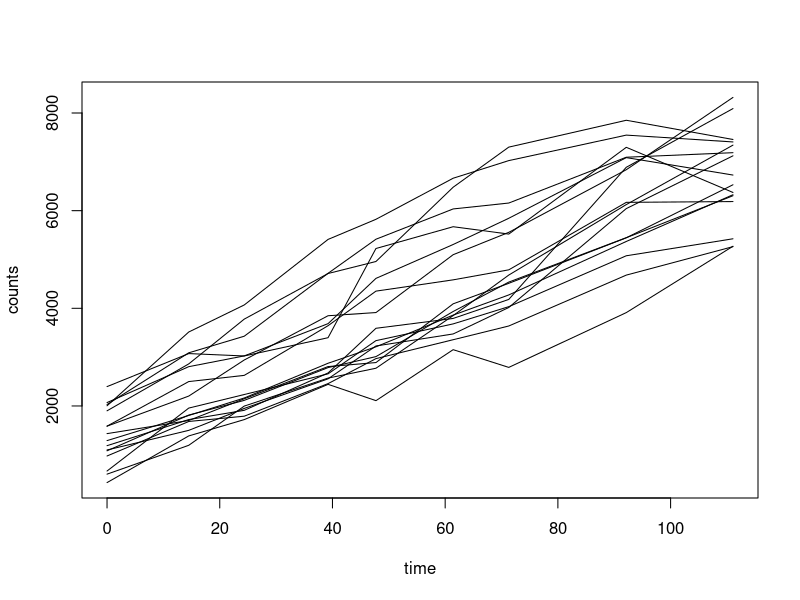

Recreate this plot in R.
d <- read.csv('../mKate2counts_TotHour.csv', row.names=1, as.is=TRUE)

w <- d[,c("TotHour",colnames(d)[grep("^R",colnames(d))])]
colnames(w)[1] <- "time"

tall <- data.frame( time=rep(w$time), 
                    counts=as.integer(as.matrix(w[,-1])), 
                    well=rep(colnames(w)[-1], each=length(w$time)))
 
s <- apply(d[,grep("^R",colnames(d))], 1, sum)
s <- data.frame(time=d$TotHour,counts=as.integer(s))

plot(counts ~ time, data=tall, type="n")
for(well in unique(tall$well)) lines(counts ~ time, data=tall[tall$well==well,])

m <- lm(counts ~ well * time, data=tall)

